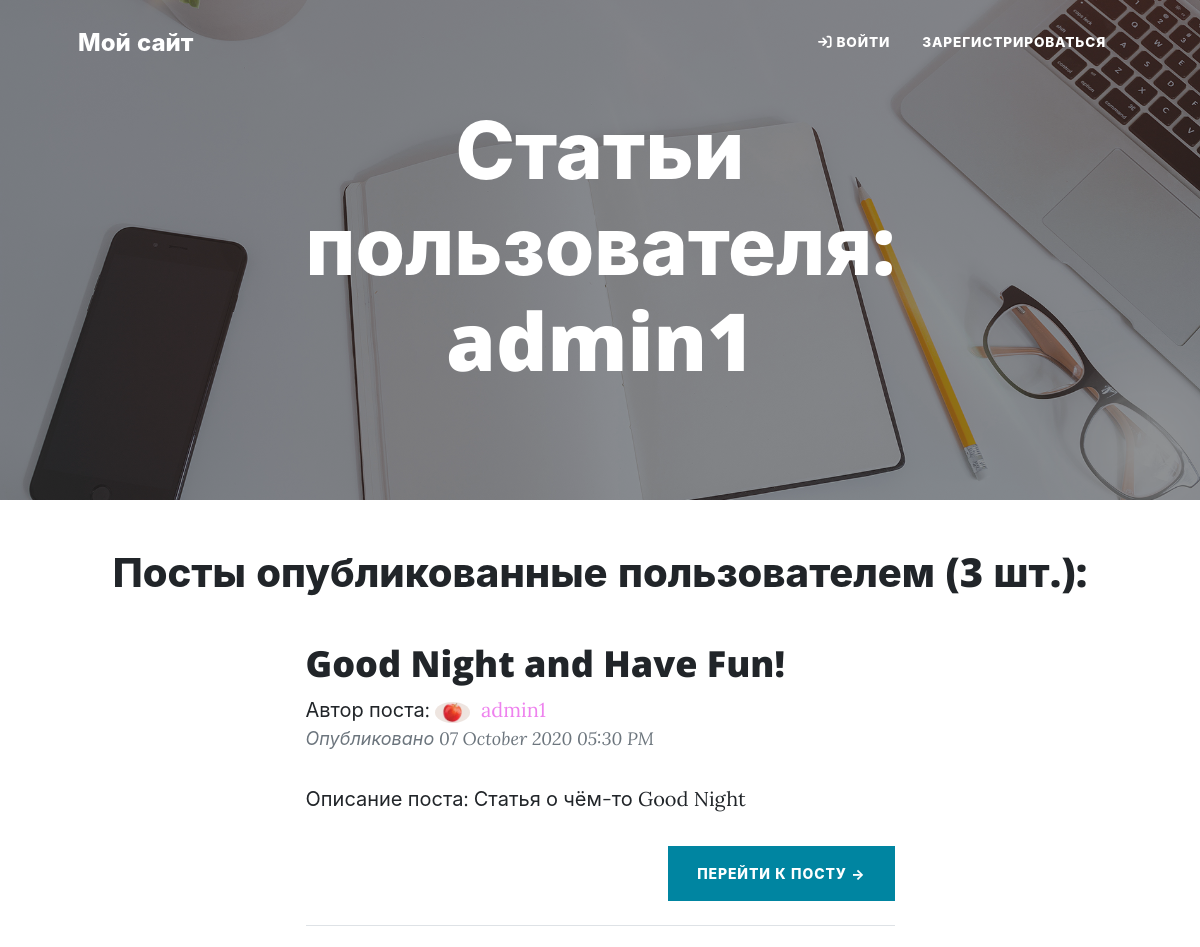
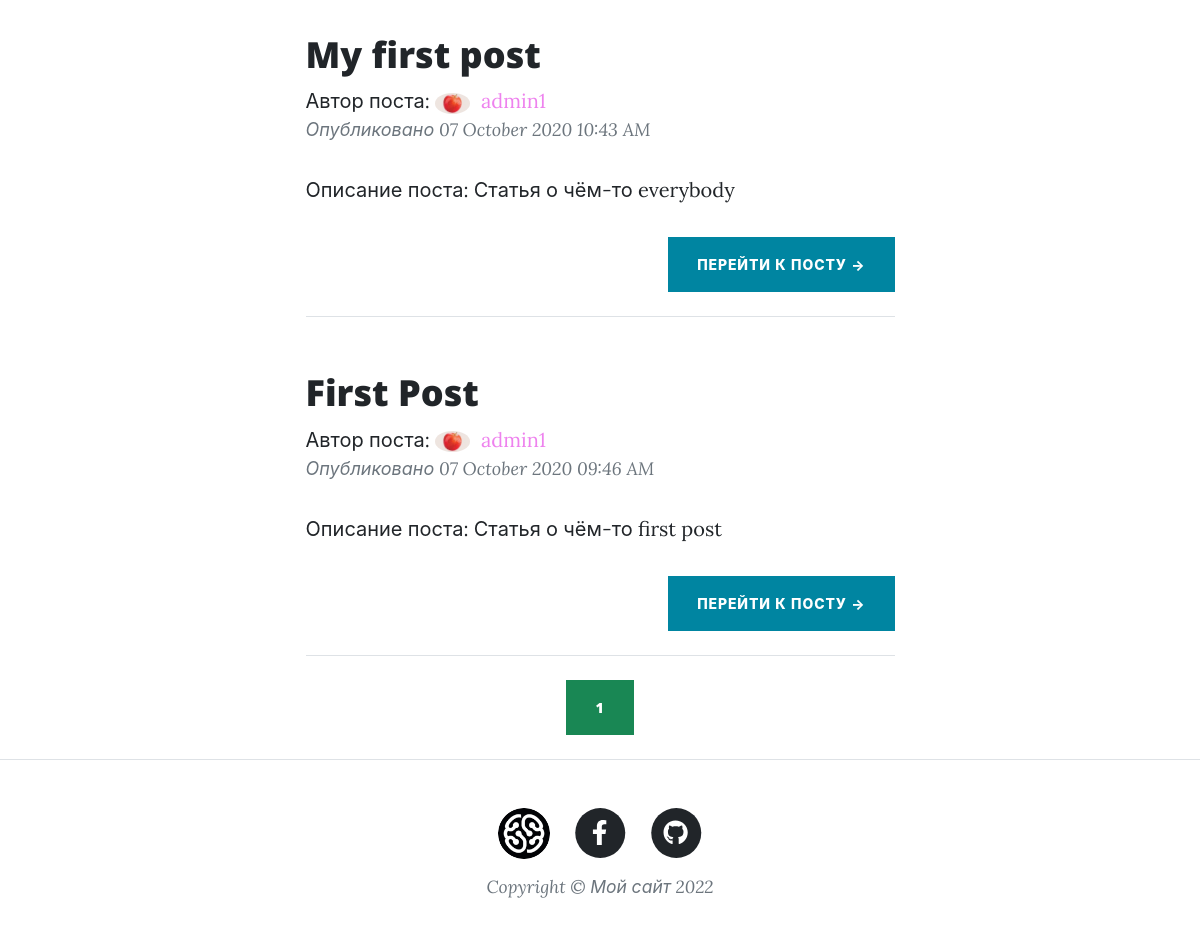
Screenshot of /user/admin1 with the database file from the repository (2 pictures, top to bottom).
### first_flask_project/models.py (models this page shows, shortened)
class User(db.Model, UserMixin):
    id = db.Column(db.Integer, primary_key=True)
    username = db.Column(db.String(30), unique=True, nullable=False)
    email = db.Column(db.String(120), unique=True, nullable=False)
    avatar_image = db.Column(db.String(30), nullable=False,
                             default='default.png')
    password = db.Column(db.String(60), nullable=False)
    posts = db.relationship('Post', backref='author', lazy=True)

class Post(db.Model):
    id = db.Column(db.Integer, primary_key=True)
    title = db.Column(db.String(150), nullable=False)
    created = db.Column(db.DateTime, nullable=False, default=datetime.utcnow)
    description = db.Column(db.Text, nullable=False)
    content = db.Column(db.Text, nullable=False)
    comments = db.relationship('Comment', backref='title', lazy='dynamic')
    user_id = db.Column(db.Integer, db.ForeignKey('user.id'), nullable=False)
    image_file = db.Column(db.String(30), nullable=False,
                           default='default.png')

### first_flask_project/users/routes.py (the view)
@users.route("/user/<string:username>")
def user_posts(username):
    page = request.args.get('page', 1, type=int)
    user = User.query.filter_by(username=username).first_or_404()
    posts = Post.query.filter_by(author=user).order_by(Post.created.desc())\
        .paginate(page=page, per_page=5)
    return render_template('user_posts.html', posts=posts, user=user)

### first_flask_project/templates/user_posts.html (shortened to what this page needs)
{% extends "index.html" %}
{% block header %}
    {% include 'includes/header_allposts_user.html' %}
{% endblock header %}
{% block content %}
    {% include 'includes/allposts_user.html' %}
{% endblock content %}

### first_flask_project/templates/index.html (shortened to what this page needs)
<!DOCTYPE html>
<html lang="en">
    <head>
        <link href="{{ url_for('static', filename='css/styles.css') }}"
              rel="stylesheet"
              type="text/css" />
    </head>
    <body>
        {% block navbar %}
            {% include 'includes/navbar.html' %}
        {% endblock navbar %}
        {% block header %}{% endblock header %}
        {% block content %}{% endblock content %}
        {% block footer %}
            {% include 'includes/footer.html' %}
        {% endblock footer %}
    </body>
</html>

### first_flask_project/templates/includes/navbar.html (shortened to what this page needs)
<nav class="navbar navbar-expand-lg navbar-light" id="mainNav">
    <div class="container px-4 px-lg-5">
        <a class="navbar-brand" href="/home">Мой сайт</a>
        <div class="collapse navbar-collapse" id="navbarResponsive">
            <ul class="navbar-nav ms-auto py-4 py-lg-0">
                {% if current_user.is_authenticated %}
                    <li class="nav-item">
                        <a class="nav-link px-lg-3 py-3 py-lg-4"
                           href="{{url_for('posts.allpost') }}"
                           style="font-size: 0.85rem;">
                            <i class="fa fa-th"></i>
                            Посты
                        </a>
                    </li>
                    <li class="nav-item">
                        <a class="nav-link px-lg-3 py-3 py-lg-4"
                           href="{{url_for('posts.new_post') }}"
                           style="font-size: 0.85rem;">
                            <i class="fa fa-plus"></i>
                            Создать пост
                        </a>
                    </li>
                    <li class="nav-item">
                        <a class="nav-link px-lg-3 py-3 py-lg-4"
                           href="{{url_for('users.account') }}"
                           style="font-size: 0.85rem;">
                            <i class="fa fa-user"></i>
                            Профиль
                        </a>
                    </li>
                    <li class="nav-item">
                        <a class="nav-link px-lg-3 py-3 py-lg-4"
                           href="{{ url_for('users.logout') }}"
                           style="font-size: 0.85rem;">
                            <i class="fa fa-sign-out"></i>
                            Выйти
                        </a>
                    </li>
                {% else %}
                    <li class="nav-item">
                        <a class="nav-link px-lg-3 py-3 py-lg-4"
                           href="{{url_for('users.login') }}"
                           style="font-size: 0.85rem;">
                            <i class="fa fa-sign-in"></i>
                            Войти
                        </a>
                    </li>
                    <li class="nav-item">
                        <a class="nav-link px-lg-3 py-3 py-lg-4"
                           href="{{url_for('users.register') }}"
                           style="font-size: 0.85rem;">
                            Зарегистрироваться
                        </a>
                    </li>
                {% endif %}
            </ul>
        </div>
    </div>
</nav>

### first_flask_project/templates/includes/header_allposts_user.html
<header class="masthead"
        style="background-image: url('../static/assets/img/home-bg.jpg')">
    <div class="container position-relative px-4 px-lg-5 "
         style="bottom: 100px">
        <div class="row gx-4 gx-lg-5 justify-content-center">
            <div class="col-md-10 col-lg-8 col-xl-7">
                <div class="site-heading">
                    <h1>Статьи пользователя: {{ user.username }}</h1>
                </div>
            </div>
        </div>
    </div>
</header>

### first_flask_project/templates/includes/allposts_user.html (shortened to what this page needs)
<h1 class="mb-3" style="text-align: center;">
    Посты опубликованные пользователем ({{ posts.total }} шт.):
</h1>
{% for post in posts.items %}
    <div class="container px-4 px-lg-5">
        <div class="row gx-4 gx-lg-5 justify-content-center">
            <div class="col-md-10 col-lg-8 col-xl-7">
                <div class="post-preview">
                    <a href="{{ url_for('posts.post', post_id=post.id) }}">
                        <h2 class="post-title">
                            {{ post.title }}
                        </h2>
                    </a>
                    <div class="media">
                        <div class="media-body">
                            Автор поста:
                            <img class="rounded-circle account-img"
                                     src="{{ url_for('static', filename='profile_pics/' + post.author.avatar_image) }}"
                                     style="width: 6%;">
                            <a href="{{ url_for('users.user_posts', username=post.author.username) }}"
                               style="color: violet;">
                                {{ post.author.username }}
                            </a>
                        </div>
                    </div>
                    <p class="post-meta">
                        Опубликовано
                        {{ post.created.strftime('%d %B %Y %I:%M %p') }}
                    </p>
                    <p>Описание поста: {{ post.description }}</p>
                </div>
                <div class="d-flex justify-content-end mb-4">
                    <a class="btn btn-primary text-uppercase"
                       href="{{ url_for('posts.post', post_id=post.id) }}">
                        Перейти к посту →
                    </a>
                </div>
                <hr class="my-4" />
            </div>
        </div>
    </div>
{% endfor %}
<div class="container">
    <div style="text-align: center;">
        {% for page_num in posts.iter_pages(left_edge=1, right_edge=1, left_current=1, right_current=2) %}
            {% if page_num %}
                {% if posts.page == page_num %}
                    <a class="btn btn-success mb-4"
                       href="{{ url_for('posts.allpost', page=page_num) }}">
                        {{ page_num }}
                    </a>
                {% else %}
                    <a class="btn btn-outline-success mb-4"
                       href="{{ url_for('posts.allpost', page=page_num) }}">
                        {{ page_num }}
                    </a>
                {% endif %}
            {% else %}
                ...
            {% endif %}
        {% endfor %}
    </div>
</div>

### first_flask_project/templates/includes/footer.html
<footer class="border-top">
    <div class="container px-4 px-lg-5">
        <div class="row gx-4 gx-lg-5 justify-content-center">
            <div class="col-md-10 col-lg-8 col-xl-7">
                <ul class="list-inline text-center">
                    <li class="list-inline-item">
                        <a href="https://geekbrains.ru">
                            <span class="fa-stack fa-lg">
                                <img class="rounded-circle account-img"
                                     src="{{ url_for('static', filename='assets/logo.png') }}"
                                     style="width: 83%;">
                            </span>
                        </a>
                    </li>
                    <li class="list-inline-item">
                        <a href="https://facebook.com">
                            <span class="fa-stack fa-lg">
                                <i class="fas fa-circle fa-stack-2x"></i>
                                <i class="fab fa-facebook-f fa-stack-1x fa-inverse"></i>
                            </span>
                        </a>
                    </li>
                    <li class="list-inline-item">
                        <a href="https://github.com">
                            <span class="fa-stack fa-lg">
                                <i class="fas fa-circle fa-stack-2x"></i>
                                <i class="fab fa-github fa-stack-1x fa-inverse"></i>
                            </span>
                        </a>
                    </li>
                </ul>
                <div class="small text-center text-muted fst-italic">
                    Copyright &copy; Мой сайт 2022
                </div>
            </div>
        </div>
    </div>
</footer>

### rows the page displays
User: username "admin1"
Post: title "Good Night and Have Fun!", avatar_image (picture), author.username "admin1", created "07 October 2020 05:30 PM", description "Статья о чём-то Good Night"
Post: title "My first post", avatar_image (picture), author.username "admin1", created "07 October 2020 10:43 AM", description "Статья о чём-то everybody"
Post: title "First Post", avatar_image (picture), author.username "admin1", created "07 October 2020 09:46 AM", description "Статья о чём-то first post"

### other values shown
{{ posts.total }} "3"
{{ page_num }} "1"
